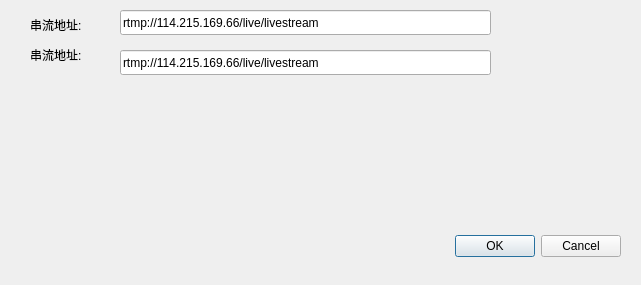
<?xml version="1.0" encoding="UTF-8"?>
<ui version="4.0">
 <class>RtmpUrlDialog</class>
 <widget class="QDialog" name="RtmpUrlDialog">
  <property name="geometry">
   <rect>
    <x>0</x>
    <y>0</y>
    <width>641</width>
    <height>285</height>
   </rect>
  </property>
  <property name="windowTitle">
   <string>Dialog</string>
  </property>
  <widget class="QDialogButtonBox" name="buttonBox">
   <property name="geometry">
    <rect>
     <x>0</x>
     <y>230</y>
     <width>621</width>
     <height>32</height>
    </rect>
   </property>
   <property name="orientation">
    <enum>Qt::Horizontal</enum>
   </property>
   <property name="standardButtons">
    <set>QDialogButtonBox::Cancel|QDialogButtonBox::Ok</set>
   </property>
  </widget>
  <widget class="QLabel" name="label">
   <property name="geometry">
    <rect>
     <x>30</x>
     <y>10</y>
     <width>100</width>
     <height>30</height>
    </rect>
   </property>
   <property name="maximumSize">
    <size>
     <width>100</width>
     <height>16777215</height>
    </size>
   </property>
   <property name="text">
    <string>串流地址:</string>
   </property>
  </widget>
  <widget class="QLineEdit" name="urlLineEdit">
   <property name="geometry">
    <rect>
     <x>120</x>
     <y>10</y>
     <width>371</width>
     <height>25</height>
    </rect>
   </property>
   <property name="minimumSize">
    <size>
     <width>0</width>
     <height>25</height>
    </size>
   </property>
   <property name="text">
    <string>rtmp://114.215.169.66/live/livestream</string>
   </property>
  </widget>
  <widget class="QLabel" name="label_2">
   <property name="geometry">
    <rect>
     <x>30</x>
     <y>40</y>
     <width>100</width>
     <height>30</height>
    </rect>
   </property>
   <property name="maximumSize">
    <size>
     <width>100</width>
     <height>16777215</height>
    </size>
   </property>
   <property name="text">
    <string>串流地址:</string>
   </property>
  </widget>
  <widget class="QLineEdit" name="urlLineEdit_2">
   <property name="geometry">
    <rect>
     <x>120</x>
     <y>50</y>
     <width>371</width>
     <height>25</height>
    </rect>
   </property>
   <property name="minimumSize">
    <size>
     <width>0</width>
     <height>25</height>
    </size>
   </property>
   <property name="text">
    <string>rtmp://114.215.169.66/live/livestream</string>
   </property>
  </widget>
 </widget>
 <resources/>
 <connections>
  <connection>
   <sender>buttonBox</sender>
   <signal>accepted()</signal>
   <receiver>RtmpUrlDialog</receiver>
   <slot>accept()</slot>
   <hints>
    <hint type="sourcelabel">
     <x>248</x>
     <y>254</y>
    </hint>
    <hint type="destinationlabel">
     <x>157</x>
     <y>274</y>
    </hint>
   </hints>
  </connection>
  <connection>
   <sender>buttonBox</sender>
   <signal>rejected()</signal>
   <receiver>RtmpUrlDialog</receiver>
   <slot>reject()</slot>
   <hints>
    <hint type="sourcelabel">
     <x>316</x>
     <y>260</y>
    </hint>
    <hint type="destinationlabel">
     <x>286</x>
     <y>274</y>
    </hint>
   </hints>
  </connection>
 </connections>
</ui>
